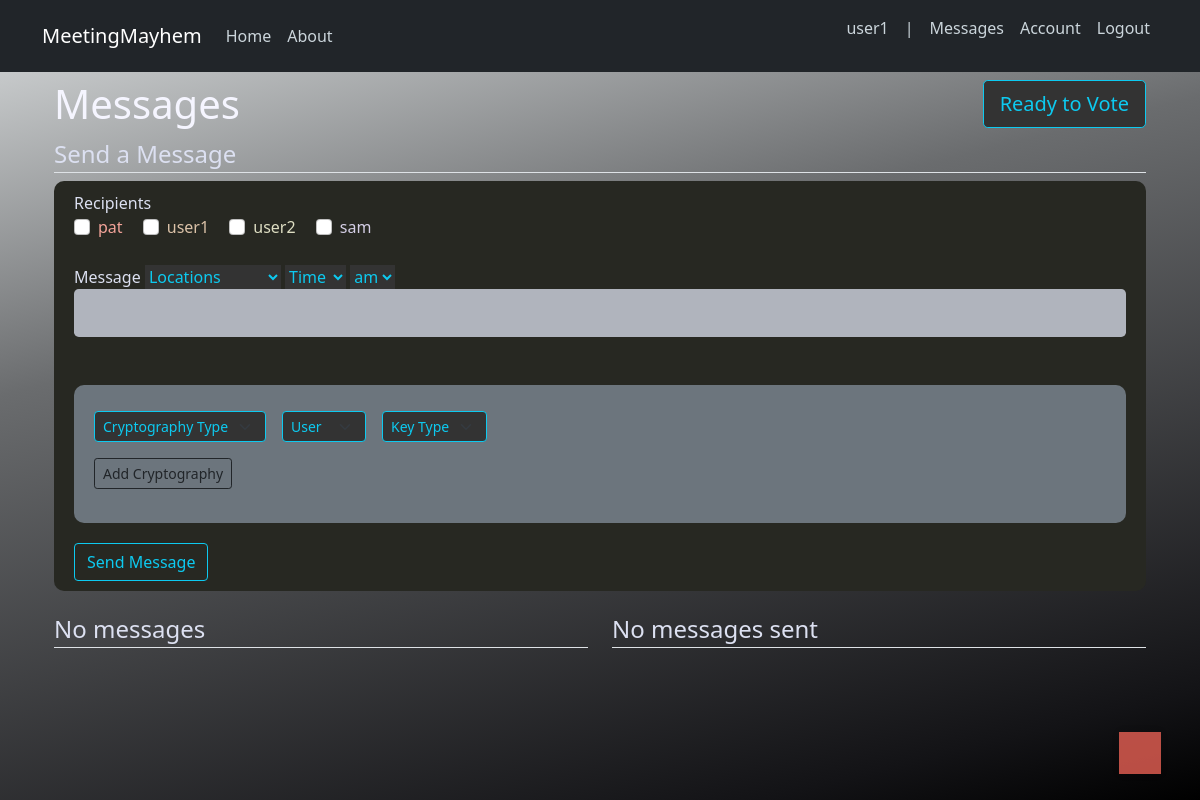
Screenshot of /messages (signed in) with the database file from the repository.
### MeetingMayhem/models.py (models this page shows, shortened)
class User(db.Model, UserMixin):
    id = db.Column(db.Integer, primary_key=True)
    username = db.Column(db.String(20), unique=True, nullable=False)
    email = db.Column(db.String(120), unique=True, nullable=False)
    password = db.Column(db.String(60), nullable=False)
    role = db.Column(db.Integer, nullable=False) #dictates what role the account is
    game = db.Column(db.Integer, db.ForeignKey('game.id'), nullable=True)
    """
    roles: 1 - admin, 2 - GM, 3 - adversary, 4 - user, 5 - spectator, 6 - inactive
    admin: is able to changes the roles of the users incase we need to do this
    GM: game master, puts different users and adversaries into a specific game instance
    adversary: edits messages from users
    user: plays the game
    spectator: is able to see results for game, probably also messages for each round
    inactive: removed from game, unable to play
    we might also want to make a role thats both an adversary and a user at some point
    """

### MeetingMayhem/routes.py (the view, shortened to what this page needs)
@app.route('/messages', methods=['GET', 'POST']) #POST is enabled here so that users can give the website information to create messages with
@login_required
def messages():
	if not current_user.game:
		flash(f'You are not currently in a game. Please have your game master put you in a game.', 'danger')
		return render_template('home.html', title='Home')
	display_message = None
	if (current_user.role==3):
		return adv_messages_page()
	game_id = None
	games = Game.query.filter_by(is_running=True).all() #grab all the running games
	for game in games:
		if check_for_str(game.players, current_user.username): #check if the current_user is in the target game
			game_id = game.id #if they are, set the game_id variable to the found game
	current_game = Game.query.filter_by(id=game_id).first() #select the current_game by id
	users = User.query.filter_by(role=4, game=current_game.id).all()
	adversaries = User.query.filter_by(role=3, game=current_game.id).all()
	usernames = []
	for user in users:
		usernames.append(user.username)
	for adversary in adversaries:
		usernames.append(adversary.username)
	usernames = random.sample(usernames, len(usernames)) # randomizes usernames
	form = MessageForm() #use the standard message form
	msgs_tuple = []
	if (current_game.current_round>=1):
		display_message = Message.query.filter_by(adv_submitted=True, is_deleted=False, game=current_game.id).all()
		for message in display_message: #for each message
			if (message.is_edited and check_for_str(message.new_recipient, current_user.username)) or ((not message.is_edited) and check_for_str(message.recipient, current_user.username)):
				message.time_recieved = datetime.now(pytz.timezone("US/Eastern")).strftime("%b.%d.%Y-%H.%M")
				msgs_tuple.append((message, can_decrypt(current_user, message.encryption_details, message.is_encrypted, message.sender)))
				db.session.commit()
	msg_flag = False
	if msgs_tuple:
		msg_flag = True
		msgs_tuple.reverse()
	sent_msgs = Message.query.filter_by(sender=current_user.username, game=current_game.id).all()
	sent_msgs.reverse()
	sent_msgs = Message.query.filter_by(sender=current_user.username, game=current_game.id).all()
	sent_msgs.reverse()
	return render_template('messages.html', title='Messages', form=form, msgs=msgs_tuple, game=current_game, msg_flag=msg_flag, sent_msgs=sent_msgs, usernames=usernames)

### MeetingMayhem/forms.py (shortened to what this page needs)
class MessageForm(FlaskForm):
	content = StringField('Message', validators=[DataRequired()])
	submit = SubmitField('Send Message')
	encryption_and_signed_keys = StringField('Key(s)')
	meet_location = SelectField('locations', choices=["Locations", "Park", "Garage", "Alley", "Cafe", "Parking", "Rooftop", "Bus Stop", "Subway Station"])
	meet_time = SelectField('time', choices=["Time", "1:00", "2:00", "3:00", "4:00", "5:00", "6:00", "7:00", "8:00", "9:00", "10:00", "11:00", "12:00"])
	meet_am_pm = SelectField('am_pm', choices=["am", "pm"], default="am")

### MeetingMayhem/helper.py (called while the page is built)
def check_for_str(str, check):
    if str: #check if the passed string is empty or not
        str1=str.partition(', ') #split the string into the username, the "', ", and the rest of the string
        if (str1[0] == check): #if the first part of str is the username we are looking for
            return True
        if (not str1[2]): #if there is nothing in the rest of str, it means there are no more usernames to look for
            return False
        else:
            return check_for_str(str1[2], check) #call this method again if there is more string to look through
    else: #if the passed string is empty, return false
        return False

### MeetingMayhem/models.py (called while the page is built)
@login_manager.user_loader #tells login manager that this is the user loader function
def load_user(user_id):
    return User.query.get(int(user_id))

### MeetingMayhem/templates/messages.html (shortened to what this page needs)
{% import 'messages.j2' as messages %}
{% extends "layout.html" %}
{% block content %}
<h1 class="float-start">Messages</h1>
<button id="vote_bt" style="box-shadow: none; !important" class="btn btn-primary btn-lg float-end gray-blue" data-bs-toggle="button" autocomplete="off">Ready to Vote</button>
<legend class="border-bottom mb4">Send a Message</legend>
<div class="content-section">
   <form method="POST" action="">
      <fieldset class="form-group">
         <div class="form-group">
            <label class="form-control-label" for="name">Recipients</label> <br/>
            {% for username in usernames %}
            <div class="form-check form-check-inline">
               <input class="form-check-input" type="checkbox" id="inlineCheckbox1" name="recipients" value="{{ username }}, ">
               <label class="form-check-label" for="inlineCheckbox1"> {{ username }}</label>
            </div>
            {% endfor %}
         </div>
         <br/>
         <div class="form-group">
            {{ form.content.label(class="form-control-label") }}
            {{ form.meet_location (class="gray-blue") }}
            {{ form.meet_time (class="gray-blue")}}
            {{ form.meet_am_pm (class="gray-blue") }}
            {% if form.content.errors %}
            {{ form.content(class="form-control form-control-lg is-invalid") }}
            <div class="invalid-feedback">
               {% for errors in form.content.errors %}
               <span>{{ errors }}</span>
               {% endfor %}
            </div>
            {% else %}
            {{ form.content(class="form-control form-control-lg") }}
            {% endif %}
         </div>
         <br/>
         <br/>
      </fieldset>
      <div class="content-section bg-secondary">
         <div class="row g-3 align-items-center">
            <div class="col-auto">
               <select id="cryptography_type_select" class="form-select form-select-sm mb-3 gray-blue" aria-label=".form-select-lg example">
                  <option value= "-1" selected>Cryptography Type</option>
               </select>
            </div>
            <div class="col-auto">
               <select id="cryptography_user_select" class="form-select form-select-sm mb-3 gray-blue" aria-label=".form-select-lg example">
                  <option value= "-1" selected>User</option>
               </select>
            </div>
            <div class="col-auto">
               <select id="cryptography_key_select" class="form-select form-select-sm mb-3 gray-blue" aria-label=".form-select-lg example">
                  <option value= "-1" selected>Key Type</option>
               </select>
            </div>
         </div>
         <button type="button" class="btn btn-sm btn-outline-dark" onclick="addCryptography()">Add Cryptography</button>
         <br/><br/>
      </div>
      <div class="form-group">
        {{ form.submit(class="btn btn-outline-info") }}
      </div>
   </form>
</div>
<div class="row">
   <div id="Received" class="col">
      {% if msg_flag %}
      <legend class="border-bottom mb4">Recived messages:</legend>
      {{ messages.print_msgs(msgs) }}
      {% else %}
      <legend class="border-bottom mb4">No messages</legend>
      {% endif %}
   </div>
   <div id="Sent" class="col" >
      {% if sent_msgs %}
      <legend class="border-bottom mb4">Messages sent by you:</legend>
      {% for sent_msg in sent_msgs%}
      <article class="media content-section">
         <div class="media-body">
            <div class="article-metadata">
               <a>Sender: {{ sent_msg.sender }} | </a>
               <a>Recipient: {{ sent_msg.recipient }}</a>
               <a> | Time Sent: {{ sent_msg.time_sent }} </a>
            </div>
            <div id="content">
                 <p style="margin: 0; display:inline; color:#0dcaf0;">@{{ sent_msg.location_meet }} {{ sent_msg.time_meet}}{{ sent_msg.time_am_pm }}</p>
                 <p class="article-content">{{ sent_msg.content }}</p>
            </div>
         </div>
         {% if sent_msg.initial_is_encrypted %}
         <div class="m-1 row ">
            <div class="rounded-start d-inline col-md-auto bg-warning text-dark border border-3 border-warning">Encrypted For:</div>
            <div class="rounded-end d-inline col-md-auto border border-3 border-warning">{{ sent_msg.initial_encryption_details }}</div>
         </div>
         {% endif %}
         {% if sent_msg.initial_is_signed %}
         <div class="m-1 row">
            <div class="rounded-start d-inline col-md-auto bg-warning text-dark border border-3 border-warning">Signed by:</div>
            <div class="rounded-end d-inline col-md-auto border border-3 border-warning">{{ sent_msg.initial_signed_details }}</div>
         </div>
         {% endif %}
      </article>
      {% endfor %}
      {% else %}
      <legend class="border-bottom mb4">No messages sent</legend>
      {% endif %}
   </div>
</div>
<a href="#" id="toTopBtn" class="cd-top text-replace js-cd-top cd-top--is-visible cd-top--fade-out" data-abc="true"></a>
{% endblock content %}

### MeetingMayhem/templates/layout.html (shortened to what this page needs)
<!DOCTYPE html>
<html>
<head>
    <link href="https://cdn.jsdelivr.net/npm/bootstrap@5.0.0/dist/css/bootstrap.min.css" rel="stylesheet">
	<link rel="stylesheet" type="text/css" href="{{ url_for('static', filename='main.css') }}">
</head>
<body>
    <header class="site-header">
        <nav class="navbar navbar-expand-md navbar-dark bg-dark fixed-top">
            <div class="container">
            <a class="navbar-brand mr-4" href="/">MeetingMayhem</a>
            <div class="collapse navbar-collapse" id="navbarToggle">
                <div class="navbar-nav mr-auto">
                <a class="nav-item nav-link" href="{{ url_for('home') }}">Home</a>
                <a class="nav-item nav-link" href="{{ url_for('about') }}">About</a>
                </div>
                <div class="navbar-nav ms-auto">
                    {% if current_user.is_authenticated %}
                        <p class="nav-item nav-link" >{{ current_user.username }}</p>
                        <p class="nav-item nav-link">|</p>
                        {% if current_user.game != None %}
                        <a class="nav-item nav-link" href="{{ url_for('messages') }}">Messages</a>
                        {% endif %}
                        <a class="nav-item nav-link" href="{{ url_for('account') }}">Account</a>
                        <a class="nav-item nav-link" href="{{ url_for('logout') }}">Logout</a>
                    {% else %}
                        <a class="nav-item nav-link" href="{{ url_for('login') }}">Login</a>
                        <a class="nav-item nav-link" href="{{ url_for('register') }}">Register</a>
                    {% endif %}
                </div>
            </div>
            </div>
        </nav>
    </header>
    <main role="main" class="container" style="width:100%;">
    <div class="row" style="width:100%;margin:auto;">
        <div style="width:100%;">
        {% block content %}{% endblock %}
    </div>
    <div>
        <br><br><br>
    </div>
    </main>
</body>
</html>

### MeetingMayhem/static/main.css (style rules this page uses)
html { height:100%; }
body { background: rgb(0,0,0); background: linear-gradient(346deg, rgba(0,0,0,1) 0%, rgba(10,10,47,1) 15%, rgba(86,103,131,1) 67%, rgba(190,230,245,1) 100%); color: #444; margin-top: 5rem; background-attachment: fixed; }
h1, h2, h3, h4, h5, h6 { color: white; }
.gray-blue { background-color: #333333; color: #0dcaf0; border-color:#0dcaf0; }
.site-header .navbar-nav .nav-link { color: #cbd5db; }
.content-section { background: #888888; padding: 10px 20px; border: 1px solid #dddddd; border-radius: 3px; margin-bottom: 20px; }

### MeetingMayhem/templates/layout.html (style rules this page uses)
body { background: rgb(0,0,0); background: linear-gradient(346deg, rgba(0,0,0,1) 0%, rgb(19, 19, 22) 10%, rgb(106, 108, 110) 64%, rgb(219, 222, 223) 100%); color: #444; margin-top: 5rem; background-attachment: fixed; color:#dce0f1; }
h1, h2, h3, h4, h5, h6 { color: #f5f5ff; }
.content-section { background: #272822; padding: 10px 20px; border:none; border-radius: 10px; margin-bottom: 20px; }
input[type=text], select { background-color:#b0b4bd; border:none; }
#toTopBtn { position: fixed; bottom: 26px; right: 39px; z-index: 98; padding: 21px; background-color: hsla(5, 76%, 62%, .8) }
.cd-top { position: fixed; bottom: 20px; bottom: var(--cd-back-to-top-margin); right: 20px; right: var(--cd-back-to-top-margin); display: inline-block; height: 40px; height: var(--cd-back-to-top-size); width: 40px; width: var(--cd-back-to-top-size); box-shadow: 0 0 10px rgba(0, 0, 0, .05) !important; background: url(https://res.cloudinary.com/dxfq3iotg/image/upload/v1571057658/cd-top-arrow.svg) no-repeat center 50%; background-color: hsla(5, 76%, 62%, .8); background-color: hsla(var(--cd-color-3-h), var(--cd-color-3-s), var(--cd-color-3-l), 0.8) }

### rows the page displays
User: username "user1"
User: username "pat"
User: username "user2"
User: username "sam"
